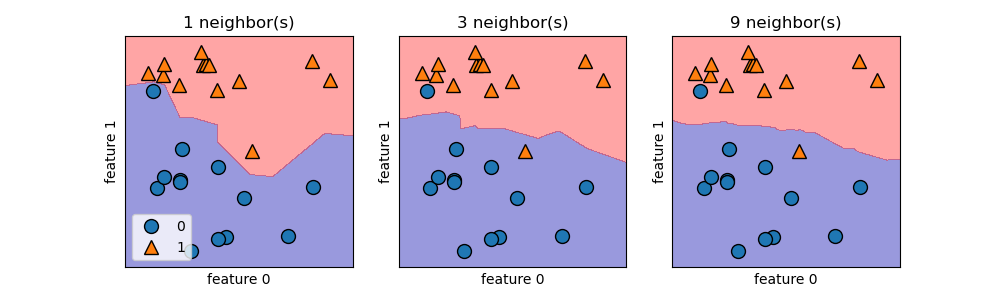

Reproduce this figure in Python.
from myImport import *

if __name__ == '__main__':
    # plot_knn_classification(n_neighbors=3)
    # plt.savefig("plot_knn_classification_3.png")
    # plt.show()

    X, y = make_forge()
    X_train, X_test, y_train, y_test = train_test_split(X, y)
    # print("X_train shape:{}".format(X_train.shape))  # X_train shape:(19, 2)
    # print("y_train shape:{}".format(y_train.shape))  # y_train shape:(19,)
    # print("X_test shape:{}".format(X_test.shape))  # X_test shape:(7, 2)
    # print("y_test shape:{}".format(y_test.shape))  # y_test shape:(7,)

    clf = KNeighborsClassifier(n_neighbors=3)
    clf.fit(X_train, y_train)

    print("test set predictions: {}".format(clf.predict(X_test)))  # test set predictions: [1 1 0 0 0 1 0]
    print("test set accuracy: {:.2f}".format(clf.score(X_test, y_test)))  # test set accuracy: 0.86

    # 分析KNeighborsClassifier
    fig, axes = plt.subplots(1, 3, figsize=(10, 3))
    for n_neighbors, ax in zip([1, 3, 9], axes):
        # fit方法返回对象本身，所以我们可以将实例化和拟合放在一行代码中
        clf = KNeighborsClassifier(n_neighbors=n_neighbors).fit(X, y)
        mglearn.plots.plot_2d_separator(clf, X, fill=True, eps=0.5, ax=ax, alpha=.4)
        mglearn.discrete_scatter(X[:, 0], X[:, 1], y, ax=ax)
        ax.set_title("{} neighbor(s)".format(n_neighbors))
        ax.set_xlabel("feature 0")
        ax.set_ylabel("feature 1")
    axes[0].legend(loc=3)
    plt.savefig("KNeighborsClassifier.png")
    plt.show()
